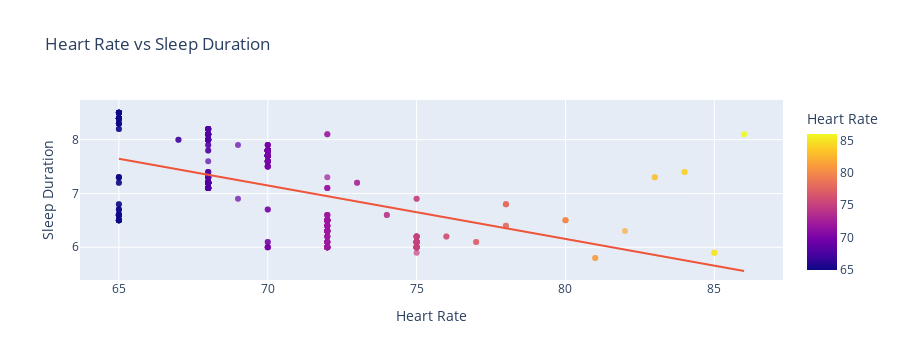

Notebook source saved alongside this figure:
### Markdown cell above
### Heart Rate vs Sleep Duration

### Code cell
fig = px.scatter(
    df,
    x="Heart Rate",
    y="Sleep Duration",
    trendline="ols",
    opacity=0.7,
    title="Heart Rate vs Sleep Duration",
    color="Heart Rate"
)

fig.show()

### Figure 1 — Plotly figure (JSON) as saved in the notebook; plotly's stock layout.template omitted (floating-point values rounded to 4 significant figures; data arrays with more than 128 entries replaced by an {"elided": "..."} marker saying what was removed)
{"data": [{"hovertemplate": "Heart Rate=%{marker.color}<br>Sleep Duration=%{y}<extra></extra>", "legendgroup": "", "marker": {"color": {"elided": "374 int values"}, "coloraxis": "coloraxis", "opacity": 0.7, "symbol": "circle"}, "mode": "markers", "name": "", "orientation": "v", "showlegend": false, "type": "scatter", "x": {"elided": "374 int values"}, "xaxis": "x", "y": {"elided": "374 float values"}, "yaxis": "y"}, {"hovertemplate": "<b>OLS trendline</b><br>Sleep Duration = -0.09936 * Heart Rate + 14.1038<br>R<sup>2</sup>=0.266726<br><br>Heart Rate=%{x}<br>Sleep Duration=%{y} <b>(trend)</b><extra></extra>", "legendgroup": "", "marker": {"symbol": "circle"}, "mode": "lines", "name": "", "showlegend": false, "type": "scatter", "x": {"elided": "374 int values"}, "xaxis": "x", "y": {"elided": "374 float values"}, "yaxis": "y"}], "layout": {"coloraxis": {"colorbar": {"title": {"text": "Heart Rate"}}, "colorscale": [[0, "#0d0887"], [0.1111, "#46039f"], [0.2222, "#7201a8"], [0.3333, "#9c179e"], [0.4444, "#bd3786"], [0.5556, "#d8576b"], [0.6667, "#ed7953"], [0.7778, "#fb9f3a"], [0.8889, "#fdca26"], [1, "#f0f921"]]}, "height": 360, "legend": {"tracegroupgap": 0}, "title": {"text": "Heart Rate vs Sleep Duration"}, "xaxis": {"anchor": "y", "autorange": true, "domain": [0, 1], "range": [63.64, 87.36], "title": {"text": "Heart Rate"}, "type": "linear"}, "yaxis": {"anchor": "x", "autorange": true, "domain": [0, 1], "range": [5.392, 8.737], "title": {"text": "Sleep Duration"}, "type": "linear"}}}
